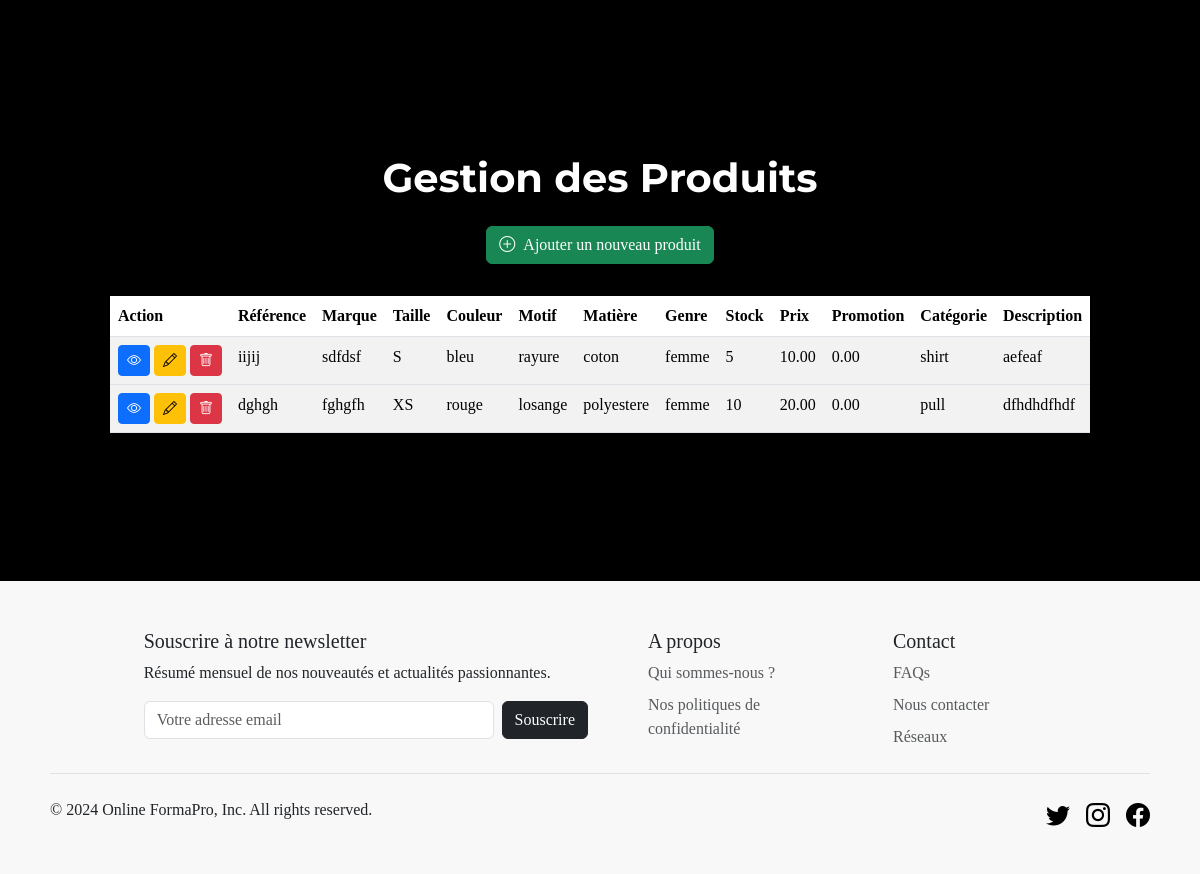
/pages/sauvegardes/test.php (lower part), run on an earlier commit of the app's database.
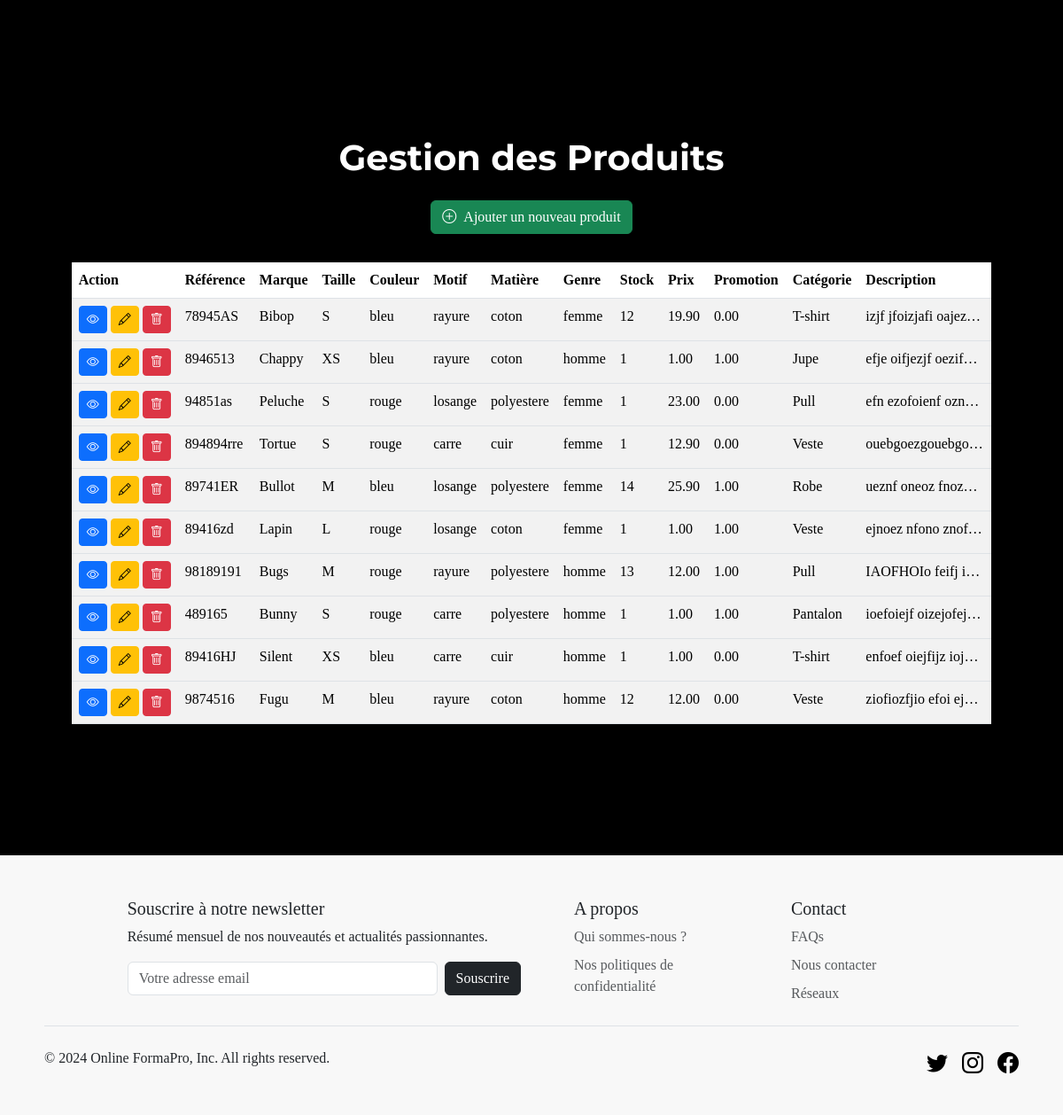
And on a later commit of the database.
### tables this page shows
CREATE TABLE `products` (
  `id` int NOT NULL,
  `ref` varchar(255) NOT NULL,
  `brand` varchar(255) NOT NULL,
  `size` varchar(255) NOT NULL,
  `color` varchar(255) NOT NULL,
  `pattern` varchar(255) NOT NULL,
  `material` varchar(255) NOT NULL,
  `gender` varchar(255) NOT NULL,
  `stock` int NOT NULL,
  `price` decimal(5,2) NOT NULL,
  `discount` decimal(3,2) NOT NULL DEFAULT '1.00',
  `category` varchar(255) NOT NULL,
  `content` text NOT NULL,
  `image_1` varchar(255) NOT NULL,
  `image_2` varchar(255) DEFAULT NULL,
  `image_3` varchar(255) DEFAULT NULL,
  `image_4` varchar(255) DEFAULT NULL
);

### src/pages/sauvegardes/test.php (the view, shortened to what this page needs)
<?php
require_once("../elements/connect.php");
    $sql ="SELECT * FROM products";
    $requete = $db->prepare($sql);
    $requete->execute();
    $resulta = $requete->fetchAll(PDO::FETCH_ASSOC);
?>
<!DOCTYPE html>
<html lang="en">
<head>
    <link href="https://cdn.jsdelivr.net/npm/bootstrap@5.3.3/dist/css/bootstrap.min.css" rel="stylesheet">
    <link rel="stylesheet" href="https://cdn.jsdelivr.net/npm/bootstrap-icons@1.11.1/font/bootstrap-icons.css">
    <link rel="stylesheet" href="../CSS/backoffice-style.css">
</head>
<body>
    <main class="bg-produits">
        <article class="backgene-set container mt-4">
            <h1 class="backoff-prod-title mb-4">Gestion des Produits</h1>
            <div class="mb-3">
                <a href="backoffice-add.php" class="btn btn-success">
                    <i class="bi bi-plus-circle me-2"></i>Ajouter un nouveau produit
                </a>
            </div>
            <div class="table-responsive">
                <table class="table table-striped table-hover mt-3 mb-5">
                    <thead>
                        <tr>
                            <th>Action</th>
                            <th>Référence</th>
                            <th>Marque</th>
                            <th>Taille</th>
                            <th>Couleur</th>
                            <th>Motif</th>
                            <th>Matière</th>
                            <th>Genre</th>
                            <th>Stock</th>
                            <th>Prix</th>
                            <th>Promotion</th>
                            <th>Catégorie</th>
                            <th>Description</th>
                        </tr>
                    </thead>
                    <?php foreach($resulta as $produit): ?>
                    <tbody>
                        <tr>
                            <td>
                                <button class="btn btn-sm btn-primary" title="Voir"><i class="bi bi-eye"></i></button>
                                <button class="btn btn-sm btn-warning" title="Modifier"><a href="backoffice-modif.php?id=<?= $produit["id"] ?>"><i class="bi bi-pencil"></i></button>
                                <button class="btn btn-sm btn-danger" title="Supprimer"><a href="../tools/delete.php?id=<?= $produit["id"] ?>"><i class="bi bi-trash"></i></button>
                            </td>
                            <td><?= $produit['ref'] ?></td>
                            <td><?= $produit['brand'] ?></td>
                            <td><?= $produit['size'] ?></td>
                            <td><?= $produit['color'] ?></td>
                            <td><?= $produit['pattern'] ?></td>
                            <td><?= $produit['material'] ?></td>
                            <td><?= $produit['gender'] ?></td>
                            <td><?= $produit['stock'] ?></td>
                            <td><?= $produit['price'] ?></td>
                            <td><?= $produit['discount'] ?></td>
                            <td><?= $produit['category'] ?></td>
                            <td class="backoff-short-desc"><?= $produit['content'] ?></td>
                        </tr>
                    </tbody>
                    <?php endforeach; ?>
                </table>
            </div>
        </article>
    </main>
    <?php require_once ('../elements/footer.php');?>
</body>
</html>

What changed in the data, as far as the page shows it:
removed products: ref "iijij", brand "sdfdsf", size "S", color "bleu", pattern "rayure", material "coton", gender "femme", stock "5", price "10.00", discount "0.00", category "shirt", content "aefeaf"
removed products: ref "dghgh", brand "fghgfh", size "XS", color "rouge", pattern "losange", material "polyestere", gender "femme", stock "10", price "20.00", discount "0.00", category "pull", content "dfhdhdfhdf"
added products: ref "78945AS", brand "Bibop", size "S", color "bleu", pattern "rayure", material "coton", gender "femme", stock "12", price "19.90", discount "0.00", category "T-shirt", content "izjf jfoizjafi oajez…"
added products: ref "8946513", brand "Chappy", size "XS", color "bleu", pattern "rayure", material "coton", gender "homme", stock "1", price "1.00", discount "1.00", category "Jupe", content "efje oifjezjf oezif…"
added products: ref "94851as", brand "Peluche", size "S", color "rouge", pattern "losange", material "polyestere", gender "femme", stock "1", price "23.00", discount "0.00", category "Pull", content "efn ezofoienf ozn…"
added products: ref "894894rre", brand "Tortue", size "S", color "rouge", pattern "carre", material "cuir", gender "femme", stock "1", price "12.90", discount "0.00", category "Veste", content "ouebgoezgouebgo…"
added products: ref "89741ER", brand "Bullot", size "M", color "bleu", pattern "losange", material "polyestere", gender "femme", stock "14", price "25.90", discount "1.00", category "Robe", content "ueznf oneoz fnoz…"
added products: ref "89416zd", brand "Lapin", size "L", color "rouge", pattern "losange", material "coton", gender "femme", stock "1", price "1.00", discount "1.00", category "Veste", content "ejnoez nfono znof…"
added products: ref "98189191", brand "Bugs", size "M", color "rouge", pattern "rayure", material "polyestere", gender "homme", stock "13", price "12.00", discount "1.00", category "Pull", content "IAOFHOIo feifj i…"
added products: ref "489165", brand "Bunny", size "S", color "rouge", pattern "carre", material "polyestere", gender "homme", stock "1", price "1.00", discount "1.00", category "Pantalon", content "ioefoiejf oizejofej…"
added products: ref "89416HJ", brand "Silent", size "XS", color "bleu", pattern "carre", material "cuir", gender "homme", stock "1", price "1.00", discount "0.00", category "T-shirt", content "enfoef oiejfijz ioj…"
added products: ref "9874516", brand "Fugu", size "M", color "bleu", pattern "rayure", material "coton", gender "homme", stock "12", price "12.00", discount "0.00", category "Veste", content "ziofiozfjio efoi ej…"
